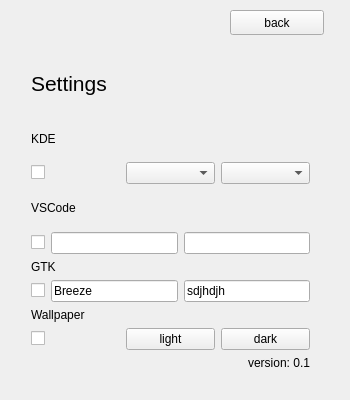
<?xml version="1.0" encoding="UTF-8"?>
<ui version="4.0">
 <class>MainWindow</class>
 <widget class="QMainWindow" name="MainWindow">
  <property name="enabled">
   <bool>true</bool>
  </property>
  <property name="geometry">
   <rect>
    <x>0</x>
    <y>0</y>
    <width>350</width>
    <height>400</height>
   </rect>
  </property>
  <property name="sizePolicy">
   <sizepolicy hsizetype="Fixed" vsizetype="Fixed">
    <horstretch>0</horstretch>
    <verstretch>0</verstretch>
   </sizepolicy>
  </property>
  <property name="minimumSize">
   <size>
    <width>350</width>
    <height>400</height>
   </size>
  </property>
  <property name="maximumSize">
   <size>
    <width>350</width>
    <height>400</height>
   </size>
  </property>
  <property name="baseSize">
   <size>
    <width>260</width>
    <height>300</height>
   </size>
  </property>
  <property name="windowTitle">
   <string>Yin &amp; Yang</string>
  </property>
  <property name="windowIcon">
   <iconset>
    <normaloff>assets/icon.png</normaloff>assets/icon.png</iconset>
  </property>
  <widget class="QWidget" name="centralWidget">
   <widget class="QWidget" name="verticalLayoutWidget">
    <property name="geometry">
     <rect>
      <x>20</x>
      <y>40</y>
      <width>301</width>
      <height>341</height>
     </rect>
    </property>
    <layout class="QVBoxLayout" name="verticalLayout">
     <item>
      <widget class="QLabel" name="label">
       <property name="font">
        <font>
         <pointsize>16</pointsize>
        </font>
       </property>
       <property name="text">
        <string>Settings</string>
       </property>
      </widget>
     </item>
     <item>
      <layout class="QVBoxLayout" name="kdesection">
       <item>
        <widget class="QLabel" name="label_2">
         <property name="text">
          <string>KDE</string>
         </property>
        </widget>
       </item>
       <item>
        <layout class="QHBoxLayout" name="horizontalLayout_2">
         <item>
          <widget class="QCheckBox" name="kde_checkbox">
           <property name="text">
            <string/>
           </property>
          </widget>
         </item>
         <item>
          <widget class="QComboBox" name="kde_combo_light"/>
         </item>
         <item>
          <widget class="QComboBox" name="kde_combo_dark"/>
         </item>
        </layout>
       </item>
      </layout>
     </item>
     <item>
      <layout class="QVBoxLayout" name="vscode">
       <item>
        <widget class="QLabel" name="label_6">
         <property name="text">
          <string>VSCode</string>
         </property>
        </widget>
       </item>
       <item>
        <layout class="QHBoxLayout" name="horizontalLayout_6">
         <item>
          <widget class="QCheckBox" name="code_checkbox">
           <property name="text">
            <string/>
           </property>
          </widget>
         </item>
         <item>
          <widget class="QLineEdit" name="code_line_light"/>
         </item>
         <item>
          <widget class="QLineEdit" name="code_line_dark"/>
         </item>
        </layout>
       </item>
      </layout>
     </item>
     <item>
      <layout class="QVBoxLayout" name="gtk">
       <item>
        <widget class="QLabel" name="label_7">
         <property name="text">
          <string>GTK</string>
         </property>
        </widget>
       </item>
       <item>
        <layout class="QHBoxLayout" name="horizontalLayout_7">
         <item>
          <widget class="QCheckBox" name="gtk_checkbox">
           <property name="text">
            <string/>
           </property>
          </widget>
         </item>
         <item>
          <widget class="QLineEdit" name="gtk_line_light">
           <property name="text">
            <string>Breeze</string>
           </property>
          </widget>
         </item>
         <item>
          <widget class="QLineEdit" name="gtk_line_dark">
           <property name="text">
            <string>sdjhdjh</string>
           </property>
          </widget>
         </item>
        </layout>
       </item>
       <item>
        <layout class="QVBoxLayout" name="gtk_2">
         <item>
          <widget class="QLabel" name="label_8">
           <property name="text">
            <string>Wallpaper</string>
           </property>
          </widget>
         </item>
         <item>
          <layout class="QHBoxLayout" name="horizontalLayout_8">
           <item>
            <widget class="QCheckBox" name="wallpaper_checkbox">
             <property name="text">
              <string/>
             </property>
            </widget>
           </item>
           <item>
            <widget class="QPushButton" name="wallpaper_button_light">
             <property name="text">
              <string>light</string>
             </property>
            </widget>
           </item>
           <item>
            <widget class="QPushButton" name="wallpaper_button_dark">
             <property name="text">
              <string>dark</string>
             </property>
            </widget>
           </item>
          </layout>
         </item>
        </layout>
       </item>
       <item>
        <widget class="QLabel" name="version_label">
         <property name="text">
          <string>version: 0.1</string>
         </property>
         <property name="alignment">
          <set>Qt::AlignRight|Qt::AlignTrailing|Qt::AlignVCenter</set>
         </property>
        </widget>
       </item>
       <item>
        <layout class="QHBoxLayout" name="horizontalLayout"/>
       </item>
      </layout>
     </item>
    </layout>
   </widget>
   <widget class="QPushButton" name="back_button">
    <property name="geometry">
     <rect>
      <x>230</x>
      <y>10</y>
      <width>94</width>
      <height>25</height>
     </rect>
    </property>
    <property name="text">
     <string>back</string>
    </property>
   </widget>
  </widget>
 </widget>
 <layoutdefault spacing="6" margin="11"/>
 <resources/>
 <connections/>
</ui>
